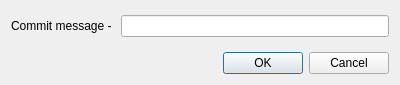
<?xml version="1.0" encoding="UTF-8"?>
<ui version="4.0">
 <class>CommitWindow</class>
 <widget class="QDialog" name="CommitWindow">
  <property name="geometry">
   <rect>
    <x>0</x>
    <y>0</y>
    <width>400</width>
    <height>85</height>
   </rect>
  </property>
  <property name="windowTitle">
   <string>Commit</string>
  </property>
  <layout class="QFormLayout" name="formLayout">
   <property name="topMargin">
    <number>15</number>
   </property>
   <item row="0" column="0">
    <widget class="QLabel" name="label">
     <property name="text">
      <string>Commit message - </string>
     </property>
    </widget>
   </item>
   <item row="0" column="1">
    <widget class="QLineEdit" name="commitMessageLineEdit"/>
   </item>
   <item row="1" column="1">
    <spacer name="verticalSpacer">
     <property name="orientation">
      <enum>Qt::Vertical</enum>
     </property>
     <property name="sizeHint" stdset="0">
      <size>
       <width>20</width>
       <height>40</height>
      </size>
     </property>
    </spacer>
   </item>
   <item row="2" column="1">
    <widget class="QDialogButtonBox" name="buttonBox">
     <property name="orientation">
      <enum>Qt::Horizontal</enum>
     </property>
     <property name="standardButtons">
      <set>QDialogButtonBox::Cancel|QDialogButtonBox::Ok</set>
     </property>
    </widget>
   </item>
  </layout>
 </widget>
 <resources/>
 <connections>
  <connection>
   <sender>buttonBox</sender>
   <signal>accepted()</signal>
   <receiver>CommitWindow</receiver>
   <slot>commit()</slot>
   <hints>
    <hint type="sourcelabel">
     <x>323</x>
     <y>71</y>
    </hint>
    <hint type="destinationlabel">
     <x>157</x>
     <y>80</y>
    </hint>
   </hints>
  </connection>
  <connection>
   <sender>buttonBox</sender>
   <signal>rejected()</signal>
   <receiver>CommitWindow</receiver>
   <slot>reject()</slot>
   <hints>
    <hint type="sourcelabel">
     <x>390</x>
     <y>71</y>
    </hint>
    <hint type="destinationlabel">
     <x>286</x>
     <y>80</y>
    </hint>
   </hints>
  </connection>
 </connections>
 <slots>
  <slot>commit()</slot>
 </slots>
</ui>
